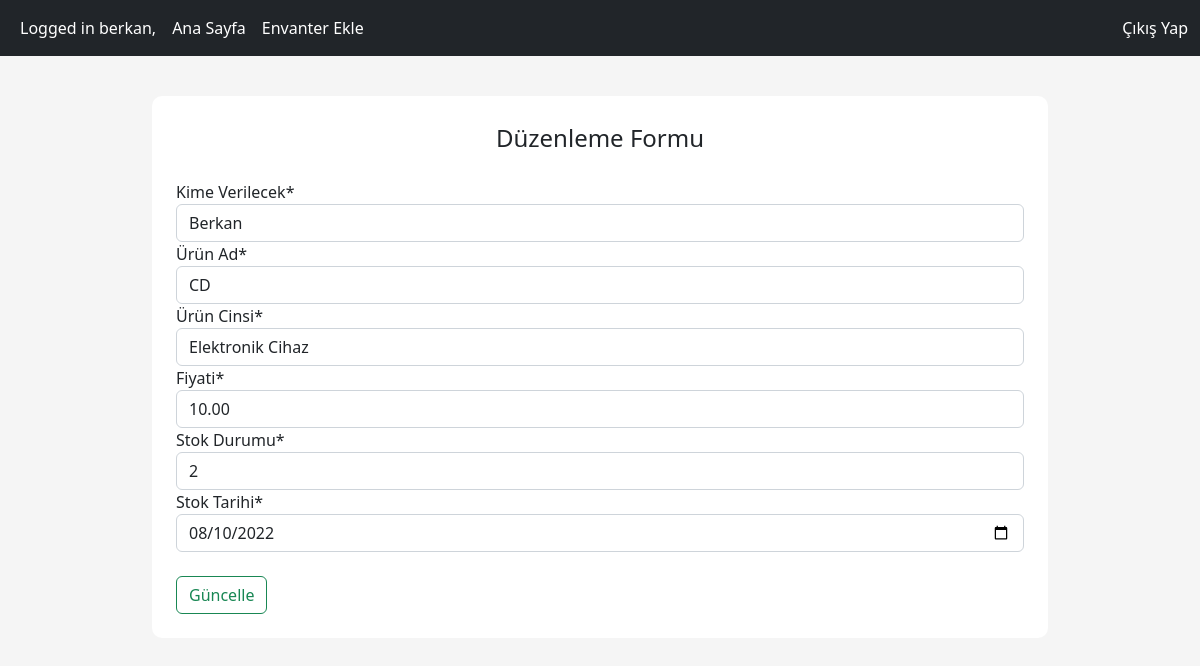
Page /inventory/update/31 (signed in) on the committed database.
### inventory/models.py (models this page shows, shortened)
class Inventory(models.Model):
    Kime_Verilecek = models.CharField(max_length=100, null=True, blank=False)
    Ürün_Numarasi = models.CharField(max_length=100, unique=True, null=True, blank=False)
    Ürün_Ad = models.CharField(max_length=100, null=True, blank=False)
    Ürün_Cinsi = models.CharField(max_length=90, null=True, blank=False)
    Fiyati = models.DecimalField(max_digits=19, decimal_places=2, null=True, blank=False)
    Stok_Durumu = models.IntegerField(null=True, blank=False)
    Stok_Tarihi = models.DateField(null=True)

### inventory/views.py (the view)
# urls.py: path("update/<int:pk>", update_inventory, name="update_inventory"),
@login_required
def update_inventory(request, pk):
    inventory = get_object_or_404(Inventory, pk=pk)
    if request.method == "POST":
        updateForm = UpdateInventoryForm(data=request.POST)
        if updateForm.is_valid():
            inventory.Kime_Verilecek = updateForm.data['Kime_Verilecek']
            inventory.Ürün_Ad = updateForm.data['Ürün_Ad']
            inventory.Ürün_Cinsi = updateForm.data['Ürün_Cinsi']
            inventory.Fiyati = updateForm.data['Fiyati']
            inventory.Stok_Durumu = updateForm.data['Stok_Durumu']
            inventory.Stok_Tarihi = updateForm.data['Stok_Tarihi']
            messages.info(request, "Ürün Güncellendi")
            inventory.save()
            return redirect(f"/inventory/per_product/{pk}")
    else:
        updateForm = UpdateInventoryForm(instance=inventory)
    context = {"form": updateForm}
    return render(request, "inventory/inventory_update.html", context=context)

### inventory/forms.py
class UpdateInventoryForm(ModelForm):
    class Meta:
        model = Inventory
        fields = ["Kime_Verilecek", "Ürün_Ad", "Ürün_Cinsi", "Fiyati", "Stok_Durumu", "Stok_Tarihi"]
        widgets = {
            'Stok_Tarihi': DateInput()
        }

### templates/inventory/inventory_update.html (shortened to what this page needs)
{% extends "../layout.html" %}
{% load crispy_forms_tags %}
{% load static %}
{% block content %}
<div class="content-section">
    <form method="POST">
        <fieldset>
            <legend class="border=bottom pd-2 mb-4 text-center">Düzenleme Formu</legend>
            <div class="form-group">
                {{ form|crispy }}
            </div>
            <div class="form-group pt-4">
                <button class="btn btn-outline-success" type="submit">Güncelle</button>
            </div>
        </fieldset>
    </form>
</div>
{% endblock %}

### templates/layout.html (shortened to what this page needs)
{% load static %}
<!DOCTYPE html>
<html lang="en">
<head>
    <link href="https://cdn.jsdelivr.net/npm/bootstrap@5.2.0/dist/css/bootstrap.min.css" rel="stylesheet">
    <link rel="stylesheet" href="{% static 'css/main.css' %}" type="text/css">
    <link rel="stylesheet" href="https://use.fontawesome.com/releases/v5.4.1/css/all.css">
    <link
    rel="stylesheet"
    href="https://cdnjs.cloudflare.com/ajax/libs/font-awesome/5.12.0-2/css/all.min.css"
    />
</head>
<body>
    <nav class="navbar navbar-expand-lg navbar-dark bg-dark">
      <div class="container-fluid">
        <div class="collapse navbar-collapse" id="navbarNav">
          <ul class="navbar-nav">
            {% if request.user.is_authenticated %}
            <li >
            <u><a class="nav-link active" style="color:white" >Logged in {{ user.username }},</a></u>
            </li>
            {% endif %}
              <li>
                <a class="nav-link active" aria-current="page" href="{% url 'inventory_list' %}">Ana Sayfa</a>
              </li>
              {% if request.user.is_authenticated %}
              <li>
                <a class="nav-link active" aria-current="page" href="{% url 'add_inventory' %}">Envanter Ekle</a>
              </li>
          </ul>
        </div>
        <a style="color:white" class="nav-link active" aria-current="page" href="{% url 'logout' %}">Çıkış Yap</a>
      </div>
      {% endif %}
      </nav>
      <main>
        <div class="container-fluid">
            <div class="row">
                <div class="col-md-1"></div>
                <div class="col-md-10 col-sm-12 col-xm-12">
                {% block content %}
                {% endblock %}
                </div>
                <div class="col-md-1"></div>
            </div>
        </div>
      </main>
</body>
</html>

### static/css/main.css (style rules this page uses)
body { background-color: #f5f5f5; }
.content-section { background: white; margin: 40px; padding: 1.5rem 1.5rem; border-radius: 10px; }

### rows in the picture
Inventory: Kime_Verilecek "Berkan", Ürün_Ad "CD", Ürün_Cinsi "Elektronik Cihaz", Fiyati "10.00", Stok_Durumu "2", Stok_Tarihi "08/10/2022"

### other values in the picture
{{ user.username }} "berkan"
